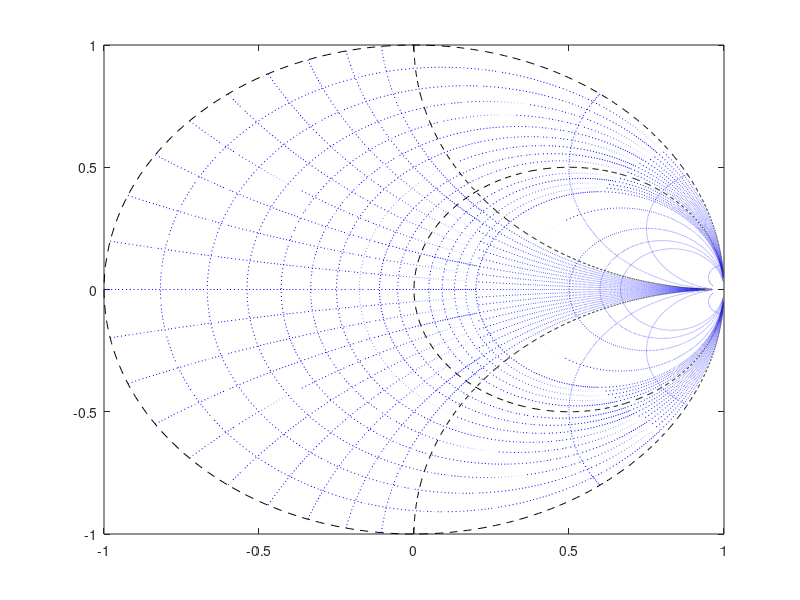

Write MATLAB code to recreate this figure. (Note: this script raises an error after producing the figure.)
clc 

R = [0:0.1:1.5 2:5]; %Componente real
X = linspace(-1e2,1e2,1e4); %Componente imaginaria

%Generación de circulos
figure(1)
hold off

for n = 1:length(R)
    Z = R(n) + 1i *X; %Impedancia
    Y = (Z - 1)./ (Z + 1); %Coeficiente de reflexion
    if (R(n)~=1) && (R(n)~=0)
        plot(real(Y), imag(Y), 'b:')
    else
        plot(real(Y),imag(Y),'k--')
    end
    hold on
end

%Generación de arcos
X = [-20 -4 -2 -1:0.1:1 2 4 20];
R = linspace(0,1e2,1e4);
for n = 1:length(X)
    Z = R + 1i *X(n); %Impedancia
    Y = (Z - 1)./ (Z + 1); %Coeficiente de reflexion
    if abs(X(n))~=1
        plot(real(Y), imag(Y), 'b:')
    else
        plot(real(Y),imag(Y),'k--')
    end
    hold on
end
plot(0,0, 'X', 'MarkerSize',12);

%Gráfica de impedancia, admitancia y SWR
%Zl = 25 - 1i*50; %Impedancia de la carga
%Z0 = 75; %Impedancia caracteristica de la línea de transmisión
%er = 2.56; %permitividad relativa de la línea
%fc = 48e6; %Frecuencia de la señal
C = 3e8; %Velocidad de la luz
lambda = C/fc*sqrt(er); %longitud de onda

%Pedir Impedancia de la carga
prompt = 'Ingresa la parte real de la impedancia de la carga Zl: ';
re = input(prompt);
prompt = 'Ingresa la parte imaginaria de la impedancia de la carga Zl: ';
im = input(prompt); 
Zl = re + 1i*im; %Impedancia de la carga

%Pedir Impedancia caracteristica de la línea de transmisión
prompt = 'Ingresa la impedancia caracterisitica de la linea de transmisión Z0: ';
Z0 = input(prompt); %Impedancia caracteristica de la línea de transmisión

%Pedir permitividad relativa
prompt = 'Ingresa la permitividad relativa';
er = input(prompt);

%Pedir la frecuencia
prompt = 'Ingresa la frecuencia';
fc = input(prompt);
disp('<a href="https://es.wikipedia.org/wiki/Hercio#M%C3%BAltiplos_del_hercio">Tabla de múltiplos y submúltiplos del SI</a>');
prompt = 'Ingresa el multiplo de la frecuencia, según la tabla de múltiplos y submúltiplos:';
m = input(prompt);
fc = fc*10^m;

%Impedancia normalizada
Zn = Zl/Z0;
Yn = (Zn - 1)/(Zn + 1);
plot(real(Yn),imag(Yn), 'o', 'MarkerSize',12);

%Circulo de impedancia
rz = abs(Yn);
xc = linspace(-pi,pi,100);
yc = linspace(-pi,pi,100);
cimp = rz*( cos(xc) + 1i*sin(xc) );
plot(real(cimp),imag(cimp))

%Cálculo SWR
cimp = rz*( cos(0) + 1i*sin(0));
SWR = (1+rz)/(1-rz);
plot(rz,0,'dm','MarkerSize',12,'MarkerFaceColor','m');


%Cálculo posición del transformador
z = atan2(imag(Yn),real(Yn));
if z >= 0
    longTrans = z/(4*pi);
    theta2 = 0;
else
    longTrans = abs((pi+z)/(4*pi));
    theta2 = pi;
end
disp('*** La distancia a la que debe colocarse el transformador es igual a: ')
disp(['  ' num2str(longTrans) ' lambdas'])

%Impedancia del transformador
Yt = exp(1i*(theta2) + abs(Yn));
Zt = (1 + Yt)/(1 - Yt);
impTrans = sqrt(Zt * Z0^2);
disp('*** La impedancia del transformador es igual a: ')
disp(['  ' num2str(impTrans) ' lambdas'])

hold off
